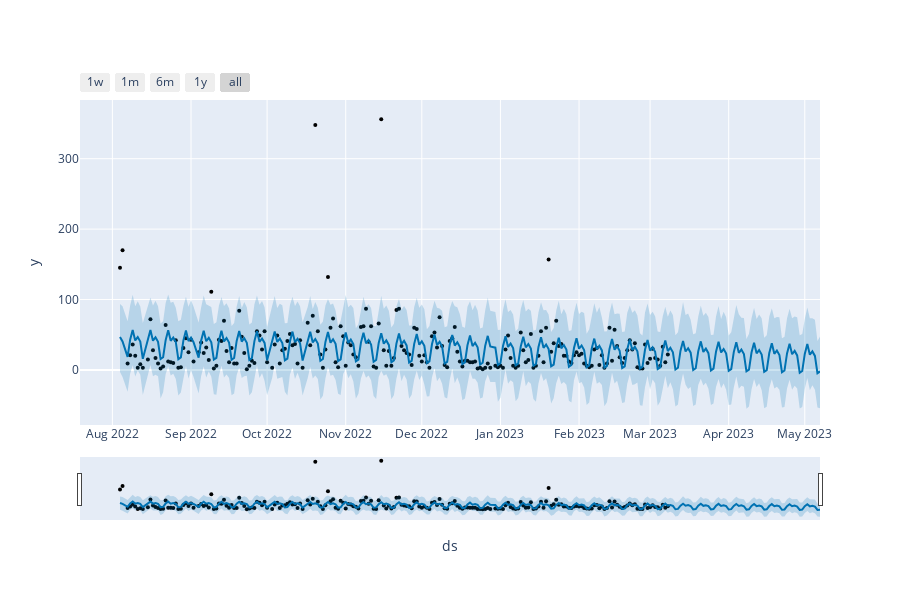

Notebook code cell kept with this figure:
### Code cell
plot_plotly(m, forecast)

### Figure 1 — Plotly figure (JSON) as saved in the notebook; plotly's stock layout.template omitted (floating-point values rounded to 4 significant figures; data arrays with more than 128 entries replaced by an {"elided": "..."} marker saying what was removed)
{"data": [{"marker": {"color": "black", "size": 4}, "mode": "markers", "name": "Actual", "type": "scatter", "x": {"elided": "211 str values"}, "y": {"elided": "211 int values"}}, {"hoverinfo": "skip", "line": {"width": 0}, "mode": "lines", "type": "scatter", "x": {"elided": "271 str values"}, "y": {"elided": "271 float values"}}, {"fill": "tonexty", "fillcolor": "rgba(0, 114, 178, 0.2)", "line": {"color": "#0072B2", "width": 2}, "mode": "lines", "name": "Predicted", "type": "scatter", "x": {"elided": "271 str values"}, "y": {"elided": "271 float values"}}, {"fill": "tonexty", "fillcolor": "rgba(0, 114, 178, 0.2)", "hoverinfo": "skip", "line": {"width": 0}, "mode": "lines", "type": "scatter", "x": {"elided": "271 str values"}, "y": {"elided": "271 float values"}}], "layout": {"height": 600, "showlegend": false, "width": 900, "xaxis": {"rangeselector": {"buttons": [{"count": 7, "label": "1w", "step": "day", "stepmode": "backward"}, {"count": 1, "label": "1m", "step": "month", "stepmode": "backward"}, {"count": 6, "label": "6m", "step": "month", "stepmode": "backward"}, {"count": 1, "label": "1y", "step": "year", "stepmode": "backward"}, {"step": "all"}]}, "rangeslider": {"visible": true}, "title": {"text": "ds"}, "type": "date"}, "yaxis": {"title": {"text": "y"}}}}
